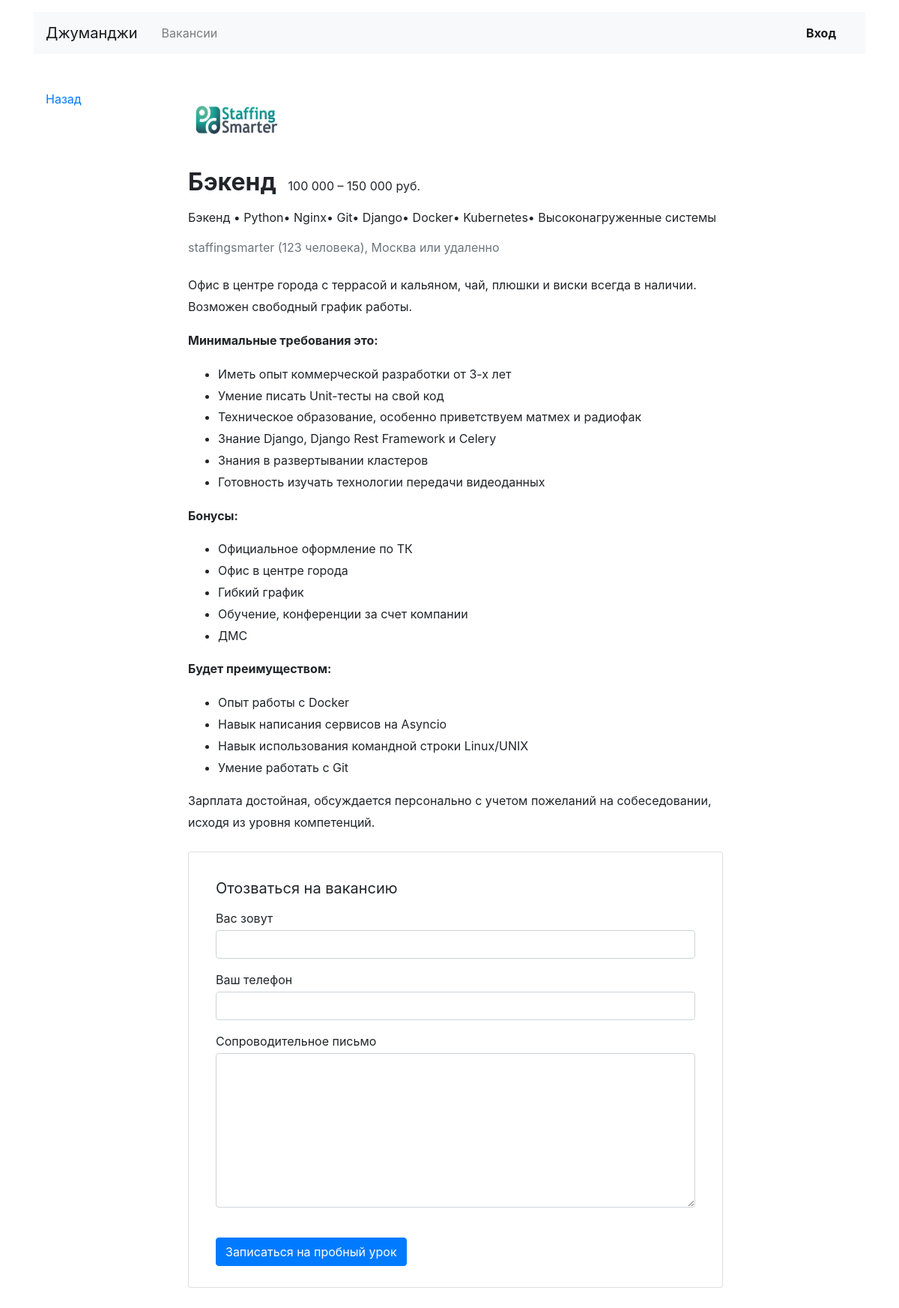
Screenshot of /vacancies/1 with the database file from the repository.
### junior_hunter/models.py (models this page shows, shortened)
class Vacancy(models.Model):
    title = CharField(max_length=100)
    specialty = ForeignKey(Specialty, related_name='vacancies', on_delete=models.PROTECT)
    company = ForeignKey(Company, related_name='vacancies', on_delete=models.PROTECT)
    skills = CharField(max_length=100)
    description = TextField()
    salary_min = IntegerField()
    salary_max = IntegerField()
    published_at = DateTimeField()
    class Meta:
        verbose_name_plural = 'vacancies'

class Company(models.Model):
    name = CharField(max_length=255)
    location = CharField(max_length=255)  # TODO сделать полем с выбором, возможно из другой модели
    logo = ImageField(upload_to=MEDIA_COMPANY_IMAGE_DIR)
    description = TextField()
    employee_count = IntegerField()
    owner = OneToOneField(User, null=True, on_delete=models.PROTECT)
    class Meta:
        verbose_name_plural = 'companies'

class Specialty(models.Model):
    code = CharField(max_length=100, primary_key=True)  # TODO сделать полем с выбором, возможно из другой модели
    title = CharField(max_length=100)
    picture = ImageField(upload_to=MEDIA_SPECIALITY_IMAGE_DIR)

### junior_hunter/views.py (the view)
# urls.py: path('vacancies/<int:vacancy_id>', VacancyView.as_view(), name='vacancy'),
class VacancyView(DetailView):
    template_name = 'junior_hunter/vacancy.html'
    model = Vacancy
    slug_field = 'id'
    slug_url_kwarg = 'vacancy_id'

### junior_hunter/templatetags/filters.py (called while the page is built)
@register.filter(is_safe=False)
@stringfilter
def rupluralize(value, forms):
    try:
        one, two, many = forms.split(u',')
        value = str(value)[-2:]  # 314 -> 14
        if (21 > int(value) > 4):
            return many
        if value.endswith('1'):
            return one
        elif value.endswith(('2', '3', '4')):
            return two
        else:
            return many
    except (ValueError, TypeError):
        return ''

@register.filter
def readable_price(number) -> str:
    return '{:,}'.format(number).replace(',', ' ')

@register.filter
def split(value: str, separator: str) -> List[str]:
    return value.split(separator)

### junior_hunter/templates/junior_hunter/vacancy.html
{% extends 'junior_hunter/base.html' %}
{% load filters %}
{% block main %}
  <main class="container mt-3 pb-5">
    <div class="row mt-5">
      <div class="col-12 col-lg-2">
        <div class="pl-3 mb-5">
          <p><a href="#">Назад</a></p>
        </div>
      </div>
      <div class="col-12 col-lg-8">
        <section class="pl-3">
          <a href="#"><img src="{{ object.company.logo.url }}"  alt="https://place-hold.it/130x80" width="130" height="80" alt=""></a>
          <div class="d-flex align-items-baseline align-content-baseline">
            <h1 class="h2 mt-4 font-weight-bold" >{{ object.specialty.title }}</h1>
            <p class="m-0 pl-3">{{ object.salary_min|readable_price }} – {{ object.salary_max|readable_price }} руб.</p>
          </div>
          <p class="mt-2">{{ object.specialty.title }} • {{ object.skills|split:','|join:'•' }}</p>
          <p class="text-muted mb-4">{{ object.company.name }} ({{ object.company.employee_count }} {{ object.company.employee_count|rupluralize:"человек,человека,человек" }}), {{ object.company.location }} или удаленно</p>
          <div style="line-height: 1.8;">
            {{ object.description|safe }}
          </div>
          <form action="/echo" class="card mt-4 mb-3" enctype="multipart/form-data">
            <div class="card-body mx-3">
              <p class="h5 mt-3 font-weight-normal">Отозваться на вакансию</p>
              <div class="form-group">
                <label class="mb-1 mt-2" for="userName">Вас зовут</label>
                <input class="form-control" type="text" placeholder="" id="userName">
              </div>
              <div class="form-group">
                <label class="mb-1" for="userPhone">Ваш телефон</label>
                <input class="form-control" type="tel" placeholder="" id="userPhone">
              </div>
              <div class="form-group">
                <label class="mb-1" for="userMsg" >Сопроводительное письмо</label>
                <textarea class="form-control" rows="8" id="userMsg"></textarea>
              </div>
              <input type="submit" class="btn btn-primary mt-4 mb-2" value="Записаться на пробный урок">
            </div>
          </form>
        </section>
      </div>
    </div>
  </main>
{% endblock %}

### rows the page displays
Vacancy: company.logo (picture), specialty "Бэкенд", salary_min|readable_price "100 000", salary_max|readable_price "150 000", skills|split "Python• Nginx• Git• Django• Docker• Kubernetes• Высоконагруженные системы", company.name "staffingsmarter", company.employee_count "123", company.employee_count|rupluralize "человека", company.location "Москва", description "Офис в центре города с террасой и кальяном, чай, плюшки и виски всегда в наличии. Возможен свободный график работы. Минимальные требования это: Иметь опыт коммерческой разработки от 3-х лет Умение писать Unit-тесты на свой код Техническое образование, особенно приветствуем матмех и радиофак Знание Django, Django Rest Framework и Celery Знания в развертывании кластеров Готовность изучать технологии передачи видеоданных Бонусы: Официальное оформление по ТК Офис в центре города Гибкий график Обучение, конференции за счет компании ДМС Будет преимуществом: Опыт работы с Docker Навык написания сервисов на Asyncio Навык использования командной строки Linux/UNIX Умение работать с Git Зарплата…"
